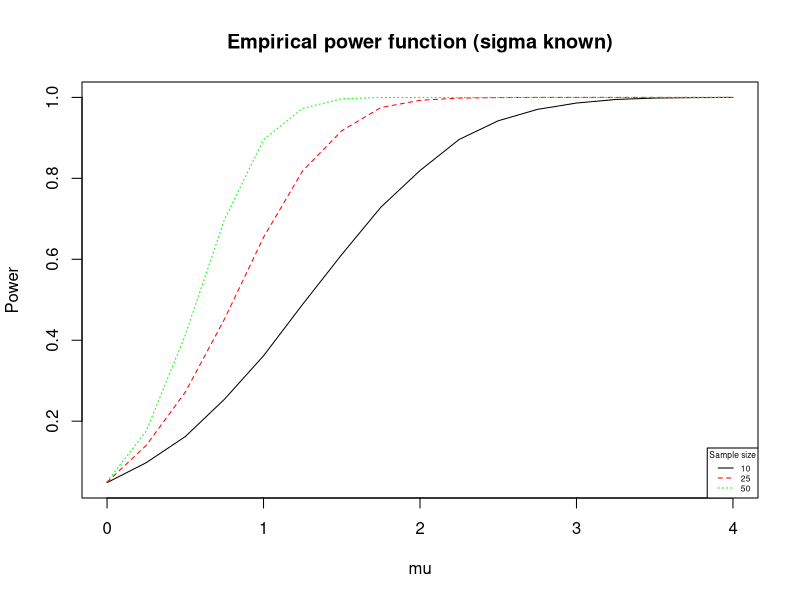

Write the R code that produced this figure.
set.seed(73)
runs = 10000
vector_mu = seq(0, 4, by = 0.25)

# in this case the mean mu is unknown and the variance sigma is known

# sample size: 10
rates_10 = c()
n = 10
alpha = 0.05
for (i in vector_mu){
  accepted = 0
  rejected = 0
  for(k in 1:runs){
    simulation = rnorm(n, mean = i, sd = sqrt(6))
    t_stat = (mean(simulation) - 0) / (sqrt(6) / sqrt(n))
    # calculate critical value of right-tailed test 
    critical_value = qnorm(1-alpha)
    # test decision
    if(t_stat > critical_value){
      rejected = rejected + 1
    } else {
      accepted = accepted + 1
    }
  }
  result = rejected / (accepted + rejected)
  rates_10 = c(rates_10, result)
}
print(rates_10)

# sample size: 25
rates_25 = c()
n = 25
alpha = 0.05
for (i in vector_mu){
  accepted = 0
  rejected = 0
  for(k in 1:runs){
    simulation = rnorm(n, mean = i, sd = sqrt(6))
    t_stat = (mean(simulation) - 0) / (sqrt(6) / sqrt(n))
    # calculate critical value of right-tailed test 
    critical_value = qnorm(1-alpha)
    # test decision
    if(t_stat > critical_value){
      rejected = rejected + 1
    } else {
      accepted = accepted + 1
    }
  }
  result = rejected / (accepted + rejected)
  rates_25 = c(rates_25, result)
}
print(rates_25)

# sample size: 50 
rates_50 = c()
n = 50
alpha = 0.05
for (i in vector_mu){
  accepted = 0
  rejected = 0
  for(k in 1:runs){
    simulation = rnorm(n, mean = i, sd = sqrt(6))
    t_stat = (mean(simulation) - 0) / (sqrt(6) / sqrt(n))
    # calculate critical value of right-tailed test 
    critical_value = qnorm(1-alpha)
    # test decision
    if(t_stat > critical_value){
      rejected = rejected + 1
    } else {
      accepted = accepted + 1
    }
  }
  result = rejected / (accepted + rejected)
  rates_50 = c(rates_50, result)
}
print(rates_50)

# plot results
par(mfrow=c(1,1))
y = seq(0.1, 1, by = 0.1)
plot(vector_mu, rates_10, type="l", col = "black", main = "Empirical power function (sigma known)", ylab = "Power", xlab = "mu")
lines(vector_mu, rates_25, type="l", col = "red", lty = 2)
lines(vector_mu, rates_50, type="l", col = "green", lty = 3)
legend("bottomright", title = "Sample size", legend = c(10,25,50),
       col=c("black", "red", "green"),lty=c(1,2,3), cex = 0.5)

# create output table
result = rbind(rates_10, rates_25, rates_50)
out = matrix(as.numeric(format(result, digits=4)), ncol=17)
colnames(out) = vector_mu
rownames(out) = c("n = 10","n = 25", "n = 50")
out
